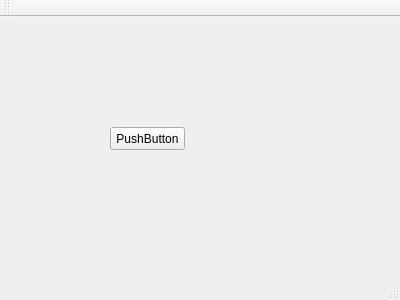
<?xml version="1.0" encoding="UTF-8"?>
<ui version="4.0">
 <class>MainWindow</class>
 <widget class="QMainWindow" name="MainWindow">
  <property name="geometry">
   <rect>
    <x>0</x>
    <y>0</y>
    <width>400</width>
    <height>300</height>
   </rect>
  </property>
  <property name="windowTitle">
   <string>MainWindow</string>
  </property>
  <widget class="QWidget" name="centralWidget">
   <widget class="QPushButton" name="pushButton">
    <property name="geometry">
     <rect>
      <x>110</x>
      <y>110</y>
      <width>75</width>
      <height>23</height>
     </rect>
    </property>
    <property name="text">
     <string>PushButton</string>
    </property>
   </widget>
  </widget>
  <widget class="QMenuBar" name="menuBar">
   <property name="geometry">
    <rect>
     <x>0</x>
     <y>0</y>
     <width>400</width>
     <height>21</height>
    </rect>
   </property>
  </widget>
  <widget class="QToolBar" name="mainToolBar">
   <attribute name="toolBarArea">
    <enum>TopToolBarArea</enum>
   </attribute>
   <attribute name="toolBarBreak">
    <bool>false</bool>
   </attribute>
  </widget>
  <widget class="QStatusBar" name="statusBar"/>
 </widget>
 <layoutdefault spacing="6" margin="11"/>
 <resources/>
 <connections>
  <connection>
   <sender>pushButton</sender>
   <signal>clicked()</signal>
   <receiver>MainWindow</receiver>
   <slot>close()</slot>
   <hints>
    <hint type="sourcelabel">
     <x>134</x>
     <y>161</y>
    </hint>
    <hint type="destinationlabel">
     <x>249</x>
     <y>229</y>
    </hint>
   </hints>
  </connection>
 </connections>
</ui>
